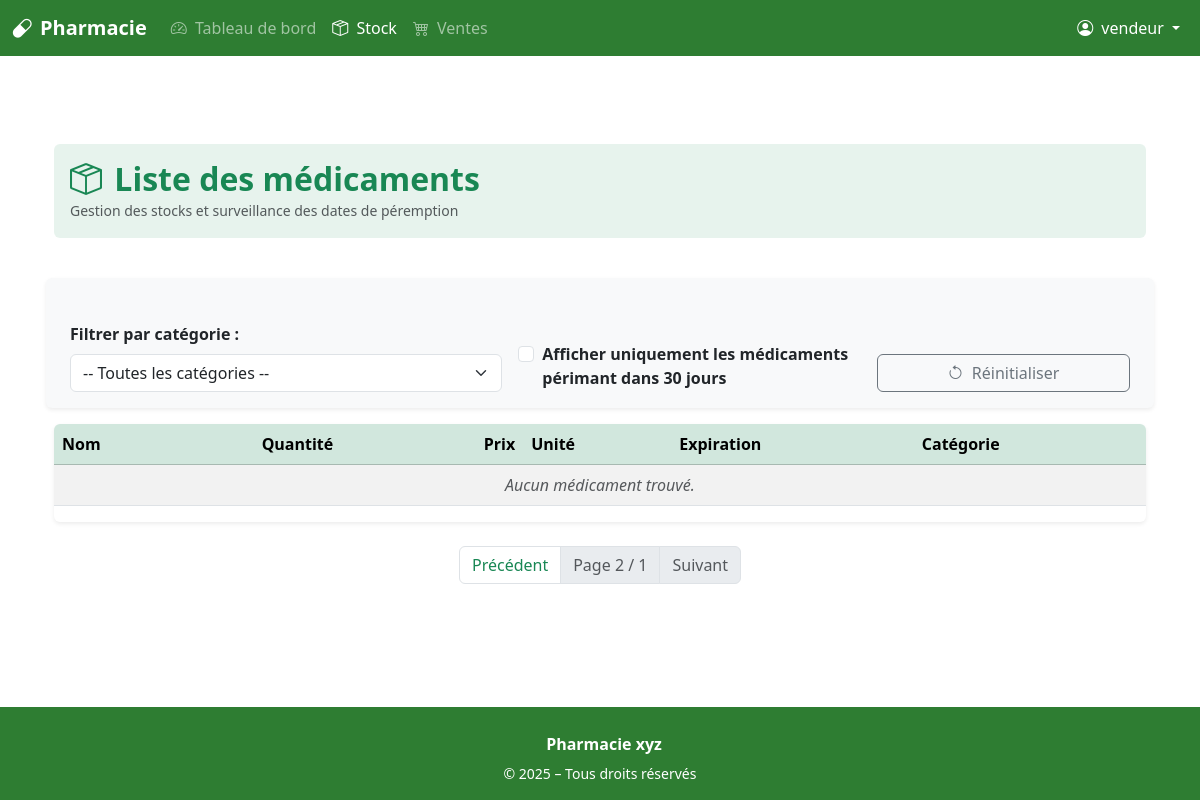
Before: /drugs/?page=2 (signed in) with the older database file.
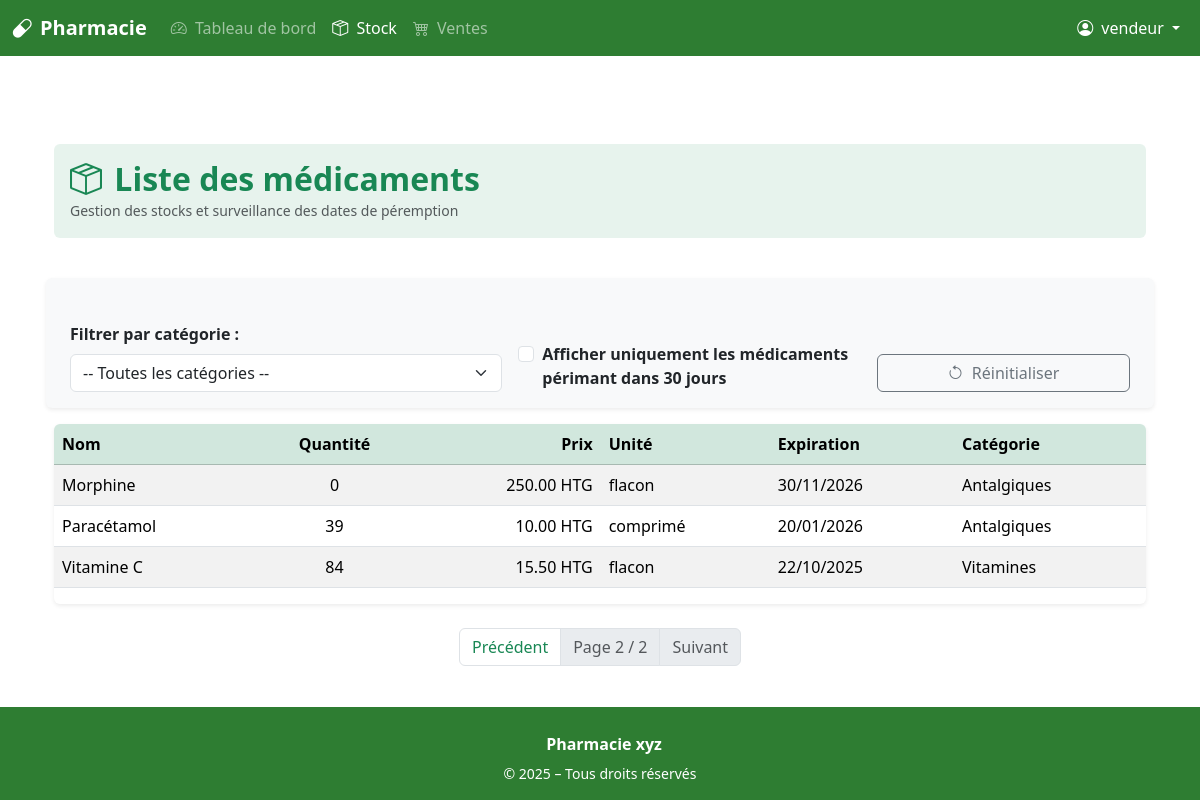
After: the same page with the newer database file.
### app/models.py (models this page shows, shortened)
class Drug(db.Model):
    id = db.Column(db.Integer, primary_key=True)
    name = db.Column(db.String(100), nullable=False)
    unit = db.Column(db.String(30))  # comprimé, flacon, etc.
    price = db.Column(db.Float, nullable=False)
    expiration_date = db.Column(db.Date, nullable=False)
    commentaire = db.Column(db.Text, nullable=True)
    category_id = db.Column(db.Integer, db.ForeignKey('category.id'), nullable=True)
    category = db.relationship('Category', back_populates='drugs')
    sales = db.relationship('SaleItem', back_populates='drug')
    losses = db.relationship('LossRecord', back_populates='drug')
    purchase_items = db.relationship('PurchaseItem', back_populates='drug')
    def will_expire_soon(self, days=30):
        delta = self.expiration_date - date.today()
        return 0 <= delta.days <= days
    def current_stock(self):
        purchased = sum(item.quantity for item in self.purchase_items)
        sold = sum(s.net_quantity_sold for s in self.sales)
        lost = sum(l.quantity for l in self.losses)
        return purchased - sold - lost

class Category(db.Model):
    id = db.Column(db.Integer, primary_key=True)
    name = db.Column(db.String(50), nullable=False)
    drugs = db.relationship('Drug', back_populates='category')

class PurchaseItem(db.Model):
    id = db.Column(db.Integer, primary_key=True)
    purchase_id = db.Column(db.Integer, db.ForeignKey('purchase.id'), nullable=False)
    drug_id = db.Column(db.Integer, db.ForeignKey('drug.id'), nullable=False)
    quantity = db.Column(db.Integer, nullable=False)
    unit_price = db.Column(db.Float, nullable=False)
    purchase = db.relationship('Purchase', back_populates='items')
    drug = db.relationship('Drug', back_populates='purchase_items')

class SaleItem(db.Model):
    id = db.Column(db.Integer, primary_key=True)
    sale_id = db.Column(db.Integer, db.ForeignKey('sale.id'), nullable=False)
    drug_id = db.Column(db.Integer, db.ForeignKey('drug.id'), nullable=False)
    quantity = db.Column(db.Integer, nullable=False)
    unit_price = db.Column(db.Float, nullable=False)
    sale = db.relationship('Sale', back_populates='items')
    drug = db.relationship('Drug')
    @property
    def net_quantity_sold(self):
        returned_qty = sum(r.quantity for r in self.returns)
        return self.quantity - returned_qty

class ReturnRecord(db.Model):
    id = db.Column(db.Integer, primary_key=True)
    sale_item_id = db.Column(db.Integer, db.ForeignKey('sale_item.id'), nullable=False)
    quantity = db.Column(db.Integer, nullable=False)
    reason = db.Column(db.String(100), nullable=True)
    date = db.Column(db.DateTime, default=datetime.utcnow)
    refunded = db.Column(db.Boolean, default=True)  # Si un remboursement a été effectué
    sale_item = db.relationship('SaleItem', backref='returns')

class LossRecord(db.Model):
    id = db.Column(db.Integer, primary_key=True)
    drug_id = db.Column(db.Integer, db.ForeignKey('drug.id'))
    quantity = db.Column(db.Integer)
    reason = db.Column(db.String(50))  # périmé, cassé, volé...
    date = db.Column(db.DateTime, default=datetime.utcnow)
    comment = db.Column(db.Text)
    drug = db.relationship('Drug', back_populates='losses')

### app/routes/drug.py (the view)
@bp.route('/')
@login_required
def list_drugs():
    expiring_soon = request.args.get('expiring_soon')
    selected_category = request.args.get('category', type=int)
    page = request.args.get('page', 1, type=int)
    per_page = 10
    query = Drug.query
    if selected_category:
        query = query.filter_by(category_id=selected_category)
    if expiring_soon:
        all_filtered = query.all()
        drugs_filtered = [d for d in all_filtered if d.will_expire_soon(30)]
        total = len(drugs_filtered)
        start = (page - 1) * per_page
        end = start + per_page
        items = drugs_filtered[start:end]
        class ManualPagination:
            def __init__(self, items, page, per_page, total):
                self.items = items
                self.page = page
                self.per_page = per_page
                self.total = total
                self.pages = ceil(total / per_page) if per_page else 0
                self.has_prev = page > 1
                self.has_next = page < self.pages
                self.prev_num = page - 1 if self.has_prev else None
                self.next_num = page + 1 if self.has_next else None
            def __iter__(self):
                return iter(self.items)
        drugs = ManualPagination(items, page, per_page, total)
    else:
        drugs = query.order_by(Drug.name).paginate(page=page, per_page=per_page, error_out=False)
    categories = Category.query.order_by(Category.name).all()
    delete_form_drug = DeleteDrugForm()
    return render_template(
        'drugs/list.html',
        drugs=drugs,
        categories=categories,
        selected_category=selected_category,
        expiring_soon=expiring_soon,
        delete_form_drug=delete_form_drug
    )

### app/forms.py
class DeleteDrugForm(FlaskForm):
    pass

### app/routes/auth.py (called while the page is built)
@login_manager.user_loader
def load_user(user_id):
    return User.query.get(int(user_id))

### app/templates/drugs/list.html (shortened to what this page needs)
{% extends 'base.html' %}
{% block content %}
<div class="container mt-5">
<div class="bg-success bg-opacity-10 p-3 rounded mb-4">
  <h2 class="text-success fw-bold mb-0"><i class="bi bi-box-seam me-1"></i> Liste des médicaments</h2>
  <small class="text-muted">Gestion des stocks et surveillance des dates de péremption</small>
</div>
<form method="GET" class="row g-3 align-items-end shadow-sm p-3 rounded bg-light mt-3">
  <div class="col-md-5">
    <label for="category" class="form-label fw-semibold">Filtrer par catégorie :</label>
    <select name="category" id="category" class="form-select" onchange="this.form.submit()">
      <option value="">-- Toutes les catégories --</option>
    </select>
  </div>
  <div class="col-md-4">
    <div class="form-check mt-4 pt-2">
      <input class="form-check-input" type="checkbox" name="expiring_soon" id="expiring_soon"
             value="1" {% if expiring_soon %}checked{% endif %} onchange="this.form.submit()">
      <label class="form-check-label fw-semibold" for="expiring_soon">
        Afficher uniquement les médicaments périmant dans 30 jours
      </label>
    </div>
  </div>
  <div class="col-md-3 d-grid">
    <a href="{{ url_for('drug.list_drugs') }}" class="btn btn-outline-secondary mt-1">
      <i class="bi bi-arrow-counterclockwise me-1"></i> Réinitialiser
    </a>
  </div>
</form>
  <div class="table-responsive shadow-sm rounded mt-3">
    <table class="table table-striped table-hover align-middle">
      <thead class="table-success">
        <tr>
          <th>Nom</th>
          <th class="text-center">Quantité</th>
          <th class="text-end">Prix</th>
          <th>Unité</th>
          <th>Expiration</th>
          <th>Catégorie</th>
        </tr>
      </thead>
      <tbody>
        {% for drug in drugs %}
          <tr class="{% if drug.will_expire_soon(30) %}table-warning{% endif %}">
            <td>{{ drug.name }}</td>
            <td class="text-center">{{ drug.current_stock() }}</td>
            <td class="text-end">{{ "%.2f"|format(drug.price) }} HTG</td>
            <td>{{ drug.unit }}</td>
            <td>{{ drug.expiration_date.strftime('%d/%m/%Y') }}</td>
            <td>{{ drug.category.name }}</td>
          </tr>
        {% else %}
          <tr>
            <td colspan="7" class="text-center fst-italic text-muted">Aucun médicament trouvé.</td>
          </tr>
        {% endfor %}
      </tbody>
    </table>
  </div>
    <nav class="mt-4">
    <ul class="pagination justify-content-center">
        {% if drugs.has_prev %}
        <li class="page-item">
            <a class="page-link text-success"
               href="{{ url_for('drug.list_drugs', page=drugs.prev_num, category=selected_category, expiring_soon=expiring_soon) }}">
                Précédent
            </a>
        </li>
        {% else %}
        <li class="page-item disabled">
            <span class="page-link">Précédent</span>
        </li>
        {% endif %}
        <li class="page-item disabled">
            <span class="page-link">
                Page {{ drugs.page }} / {{ drugs.pages }}
            </span>
        </li>
        {% if drugs.has_next %}
        <li class="page-item">
            <a class="page-link text-success"
               href="{{ url_for('drug.list_drugs', page=drugs.next_num, category=selected_category, expiring_soon=expiring_soon) }}">
                Suivant
            </a>
        </li>
        {% else %}
        <li class="page-item disabled">
            <span class="page-link">Suivant</span>
        </li>
        {% endif %}
    </ul>
</nav>
</div>
{% endblock %}

Changed rows visible on the page:
added Drug: name "Morphine", current_stock "0", price "250.00", unit "flacon", expiration_date "30/11/2026", category.name "Antalgiques"
now on this page (row unchanged): Drug: name "Paracétamol", current_stock "39", price "10.00", unit "comprimé", expiration_date "20/01/2026", category.name "Antalgiques"
now on this page (row unchanged): Drug: name "Vitamine C", current_stock "84", price "15.50", unit "flacon", expiration_date "22/10/2025", category.name "Vitamines"
Other visible differences:
{{ drugs.pages }}: "1" → "2"
text no longer shown: "Aucun médicament trouvé."
